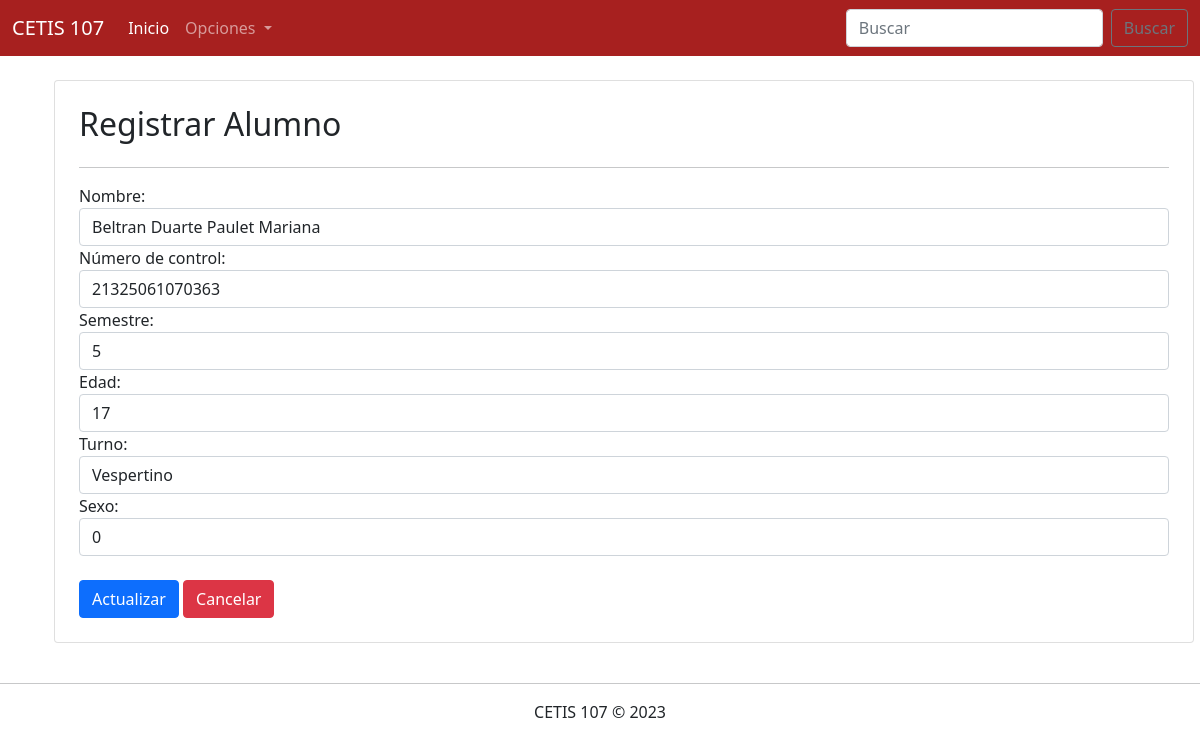
Page /parcial2/editarAlumno.php?id=1 on the committed database.
### tables this page shows
CREATE TABLE `alumnos` (
  `id` int(11) NOT NULL,
  `nombre` varchar(100) NOT NULL,
  `numero_control` varchar(30) NOT NULL,
  `semestre` int(11) NOT NULL,
  `edad` int(11) NOT NULL,
  `turno` varchar(10) NOT NULL,
  `sexo` tinyint(4) NOT NULL
);

### parcial2/editarAlumno.php (the view, shortened to what this page needs)
<!DOCTYPE html>
<html lang="en">
<head>
    <link rel="stylesheet" href="css/bootstrap.css">
</head>
<body>
    <?php
        include 'menu.php';
        include 'conexion.php';
        $id = $_GET["id"];
        $sql = "SELECT * FROM alumnos WHERE id=".$id;
        $datos = $conexion->query($sql);
        $alumno = $datos->fetch_assoc();
    ?>
    <div class="container">
        <div class="row">
            <div class="col-12 card m-4 p-4">
                <h2>Registrar Alumno</h2><hr>
                <form action="ActualizarAlumno.php" method="POST">
                    <div class="form-group">
                        <label for="">Nombre:</label>
                        <input value="<?php echo $alumno["nombre"]; ?>" name="nombre" type="text" class="form-control" placeholder="Teclea el nombre del alumno" required>
                    </div>
                    <div class="form-group">
                        <label for="">Número de control:</label>
                        <input value="<?php echo $alumno["numero_control"]; ?>" name="nc" type="text" class="form-control" placeholder="Teclea el número de control" required>
                    </div>
                    <div class="form-group">
                        <label for="">Semestre:</label>
                        <input value="<?php echo $alumno["semestre"]; ?>" name="semestre" type="number" class="form-control" placeholder="Teclea el semestre" required>
                    </div>
                    <div class="form-group">
                        <label for="">Edad:</label>
                        <input value="<?php echo $alumno["edad"]; ?>" name="edad" type="number" class="form-control" placeholder="Teclea la edad" required>
                    </div>
                    <div class="form-group">
                        <label for="">Turno:</label>
                        <select name="turno" class="form-control" required>
                            <option selected value="<?php echo $alumno["turno"]; ?>"><?php echo $alumno["turno"]; ?></option>
                        </select>
                    </div>
                    <div class="form-group">
                        <label for="">Sexo:</label>
                        <select name="sexo" class="form-control" required>
                            <option selected value="<?php echo $alumno["sexo"]; ?>"><?php echo $alumno["sexo"]; ?></option>
                        </select>
                    </div><br>
                    <div>
                        <input type="submit" value="Actualizar" class="btn btn-primary">
                        <a href="consultarAlumnos.php" class="btn btn-danger">Cancelar</a>
                    </div>
                </form>
            </div>
        </div>
    </div>
    <footer class="text-center">
        <hr>
        CETIS 107 &copy; 2023
    </footer>
</body>
</html>

### rows in the picture
alumnos: nombre "Beltran Duarte Paulet Mariana", nc "21325061070363", semestre "5", edad "17", turno "Vespertino", sexo "0"
